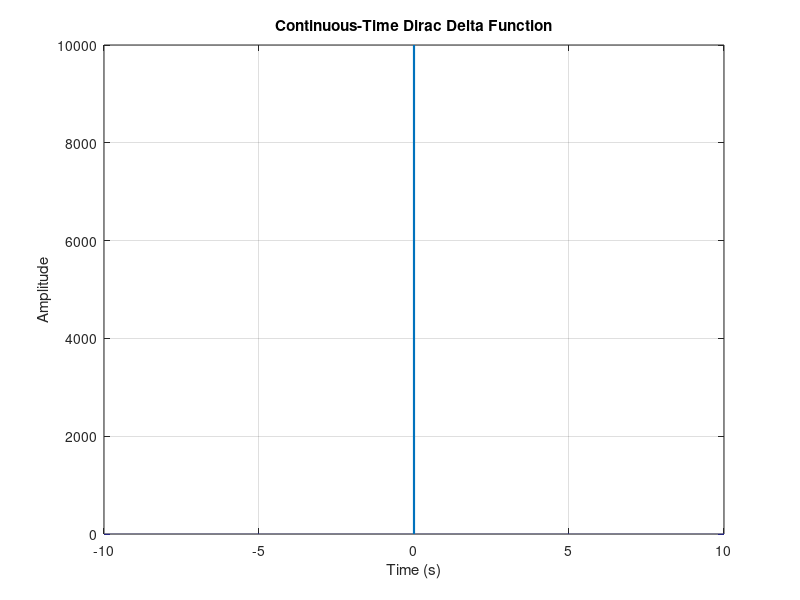
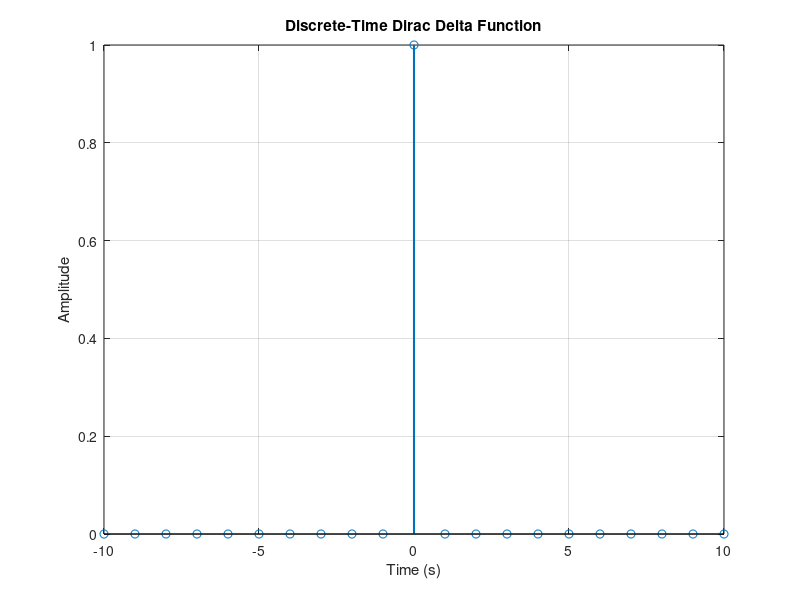
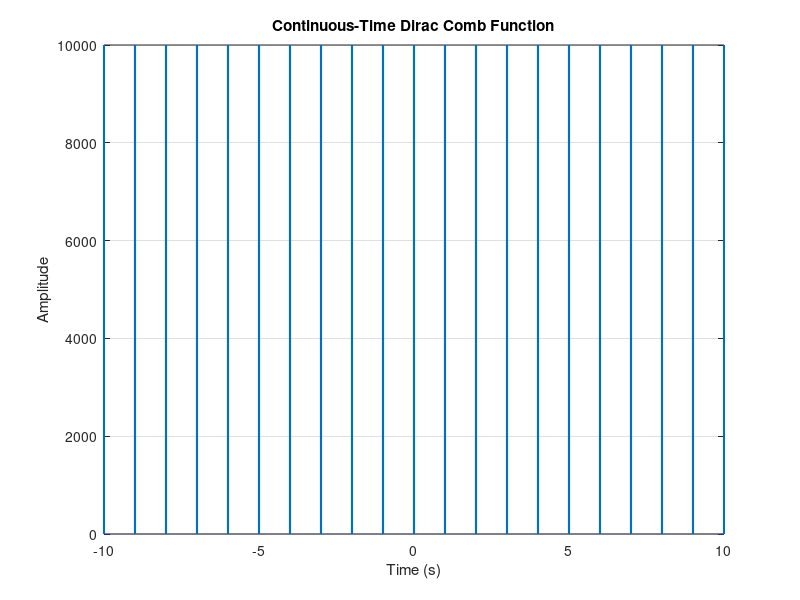
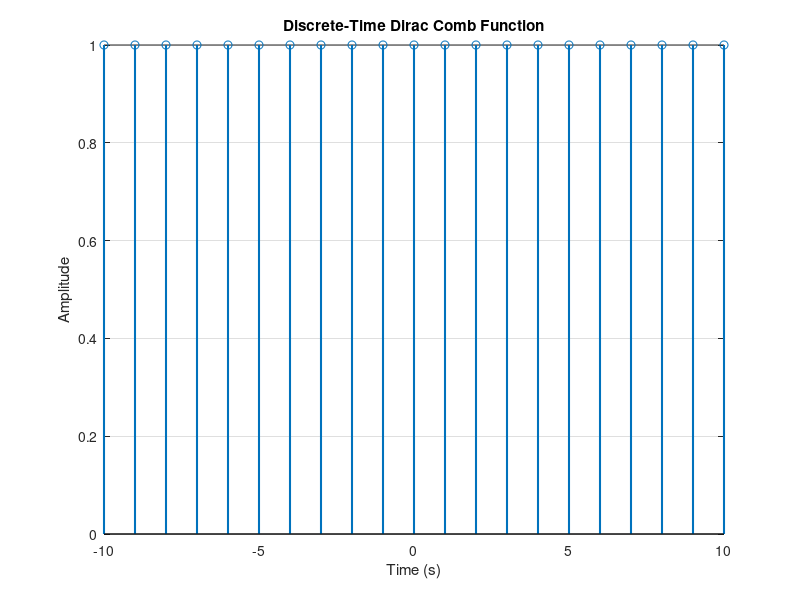

These charts were generated, in order, by the following MATLAB code: (Note: this script raises an error after producing the figures.)
%% *Basics of Signal Processing - Basic Signals*
%% Clear the workspace
close all;
clear;
clc;

%% Dirac Delta Function
% The continuous-time dirac delta function is defined as follows:
%
% $$\delta(t) = \begin{cases} 0, & t \neq 0 \\ \infty, & t = 0 \end{cases}$$
%
% The discrete-time dirac delta function is defined as follows:
%
% $$\delta[n] = \begin{cases} 0, & n \neq 0 \\ 1, & n = 0 \end{cases}$$
%
% * The dirac delta function is also known as the unit impulse function.
% * It is a function that is zero everywhere except at the origin, where it is
% infinite.
% * The dirac delta function is used to model a unit impulse in
% signal processing.
% * The dirac delta function is also used to model a
% single sample in discrete-time signal processing.
% * The dirac delta function is used to represent the impulse response of
% an LTI system.
% * The infinity can not be represented in MATLAB. Therefore, we can
% represent the dirac delta function as $1/T_s = f_s$, where $T_s$ is the
% sampling time and $f_s$ is the sampling frequency.
%
% We can define continuous-time dirac delta function as follows:
fs = 1e4;
t = -10:1 / fs:10;
N = length(t);
delta = zeros(N, 1);
delta(t == 0) = fs; % Spike at t = 0
figure('Name', 'Continuous-Time Dirac Delta Function');
plot(t, delta, 'LineWidth', 1.5);
xlabel('Time (s)');
ylabel('Amplitude');
title('Continuous-Time Dirac Delta Function');
grid on;

%%%
% We can define discrete-time dirac delta function as follows:
n = -10:10;
N = length(n);
delta = zeros(N, 1);
delta(n == 0) = 1; % Spike at n = 0
figure('Name', 'Discrete-Time Dirac Delta Function');
stem(n, delta, 'LineWidth', 1.5);
xlabel('Time (s)');
ylabel('Amplitude');
title('Discrete-Time Dirac Delta Function');
grid on;

%% Dirac Comb Function
% The Dirac comb function is a periodic function that is zero everywhere except
% at integer multiples of the period, where it is infinite.
%
% * The Dirac comb function is used to represent the sampling process in
% signal processing.
% * The Dirac comb function is used to represent the periodic impulse
% response of an LTI system.
%
% We can define continuous-time Dirac comb function as follows:
fs = 1e4;
t = -10:1 / fs:10;
N = length(t);
figure('Name', 'Dirac Comb Function');
dirac_comb = zeros(N, 1);
dirac_comb(mod(t, 1) == 0) = fs; % Spike at t = -10, -9, ..., 9, 10
plot(t, dirac_comb, 'LineWidth', 1.5);
xlabel('Time (s)');
ylabel('Amplitude');
title('Continuous-Time Dirac Comb Function');
grid on;

%%%
% We can define discrete-time Dirac comb function as follows:
n = -10:10;
N = length(n);
figure('Name', 'Discrete-Time Dirac Comb Function');
dirac_comb = zeros(N, 1);
dirac_comb(mod(n, 1) == 0) = 1; % Spike at n = -10, -9, ..., 9, 10
stem(n, dirac_comb, 'LineWidth', 1.5);
xlabel('Time (s)');
ylabel('Amplitude');
title('Discrete-Time Dirac Comb Function');
grid on;

%% Unit Step Function
% The continuous-time unit step function is defined as follows:
%
% $$u(t) = \begin{cases} 0, & t < 0 \\ 1, & t \geq 0 \end{cases}$$
%
% The discrete-time unit step function is defined as follows:
%
% $$u[n] = \begin{cases} 0, & n < 0 \\ 1, & n \geq 0 \end{cases}$$
%
% * The unit step function is also known as the Heaviside function.
% * The unit step function is used to represent the unit step response of
% an LTI system.
%
% We can define continuous-time unit step function in several ways:
%
% *1. Using the heaviside function*
fs = 1e3;
t = -10:1 / fs:10;
unit_step = heaviside(t); % Heaviside function
figure('Name', 'Continuous-Time Unit Step Function');
plot(t, unit_step, 'LineWidth', 1.5);
xlabel('Time (s)');
ylabel('Amplitude');
title('Continuous-Time Unit Step Function');
grid on;

%%%
% *2. Using the sign function*

unit_step = sign(t);
unit_step(unit_step < 0) = 0; % Sign function
figure('Name', 'Continuous-Time Unit Step Function');
plot(t, unit_step, 'LineWidth', 1.5);
xlabel('Time (s)');
ylabel('Amplitude');
title('Continuous-Time Unit Step Function');
grid on;

%%%
% *3. Using the comparison operator*
unit_step = t >= 0;
figure('Name', 'Continuous-Time Unit Step Function');
plot(t, unit_step, 'LineWidth', 1.5);
xlabel('Time (s)');
ylabel('Amplitude');
title('Continuous-Time Unit Step Function');
grid on;

%%%
% We can define discrete-time unit step function as follows(Several ways are
% available):
n = -10:10;
N = length(n);
unit_step = zeros(N, 1);
unit_step(n >= 0) = 1;
figure('Name', 'Discrete-Time Unit Step Function');
stem(n, unit_step, 'LineWidth', 1.5);
xlabel('Time (s)');
ylabel('Amplitude');
ylim([-0.1 1.1]);
title('Discrete-Time Unit Step Function');
grid on;

%% Square Pulse
% The continuous-time square pulse is defined as follows:
%
% $$\Pi(t) = \begin{cases} 0, & |t| > \frac{1}{2} \\ 1, & |t| \leq
% \frac{1}{2} \end{cases}$$
%
% The discrete-time square pulse is defined as follows:
%
% $$\Pi[n] = \begin{cases} 0, & |n| > \frac{1}{2} \\ 1, & |n| \leq
% \frac{1}{2} \end{cases}$$
%
% We use the |rectpuls| function to define the square pulse.
% This function takes two arguments. The first argument is the number of
% samples and the second argument is the width of the pulse.
%
% We can define continuous-time rectanglular pulse as follows:
fs = 1e3;
t = -10:1 / fs:10;
rect_pulse = rectpuls(t, 2); % Rectangular pulse with width 2
figure('Name', 'Continuous-Time Rectangular Pulse');
plot(t, rect_pulse, 'LineWidth', 1.5);
xlabel('Time (s)');
ylabel('Amplitude');
title('Continuous-Time Rectangular Pulse');
grid on;

%%%
% We can define discrete-time rectangular pulse as follows:
n = -10:10;
N = length(n);
rect_pulse = rectpuls(n, 1); % Rectangular pulse with width 1(1 sample)
figure('Name', 'Discrete-Time Rectangular Pulse');
stem(n, rect_pulse, 'LineWidth', 1.5);
xlabel('Time (s)');
ylabel('Amplitude');
title('Discrete-Time Rectangular Pulse');
grid on;

%% Rectangular Wave
% * The square wave is a periodic function that is one for part of the period and
% zero for the rest of the period.
% * The square wave is used to represent the periodic step response of
% an LTI system.
% * We use the |square| function to define the square wave.
% This function takes two arguments. The first argument is the time vector and
% the second argument is the duty cycle percentage.
% * The duty cycle is the ratio of the pulse width to the period.
% * The duty cycle is a number between 0 and 1.
% * The period of |square| function is 2*pi. To change the period, we
% need to multiply the time vector by 2*pi/T0, where T0 is the period.
%
% The continuous-time rectangular wave is defined as follows:
fs = 1e3;
t = -1:1 / fs:1;
T0 = 0.5;
duty_cycle = 0.25;
square_wave = square(2 * pi * t / T0, duty_cycle * 100);
figure('Name', 'Continuous-Time Rectangular Wave');
plot(t, square_wave, 'LineWidth', 1.5);
xlabel('Time (s)');
ylabel('Amplitude');
title('Continuous-Time Rectangular Wave');
grid on;

%%%
% The discrete-time rectangular wave is defined as follows:
n = -10:10;
N = length(n);
T0 = 5;
duty_cycle = 0.4;
square_wave = square(2 * pi * n / T0, duty_cycle * 100);
figure('Name', 'Square Wave');
stem(n, square_wave, 'LineWidth', 1.5);
xlabel('Time (s)');
ylabel('Amplitude');
title('Discrete-Time Rectangular Wave');
grid on;

%singen
